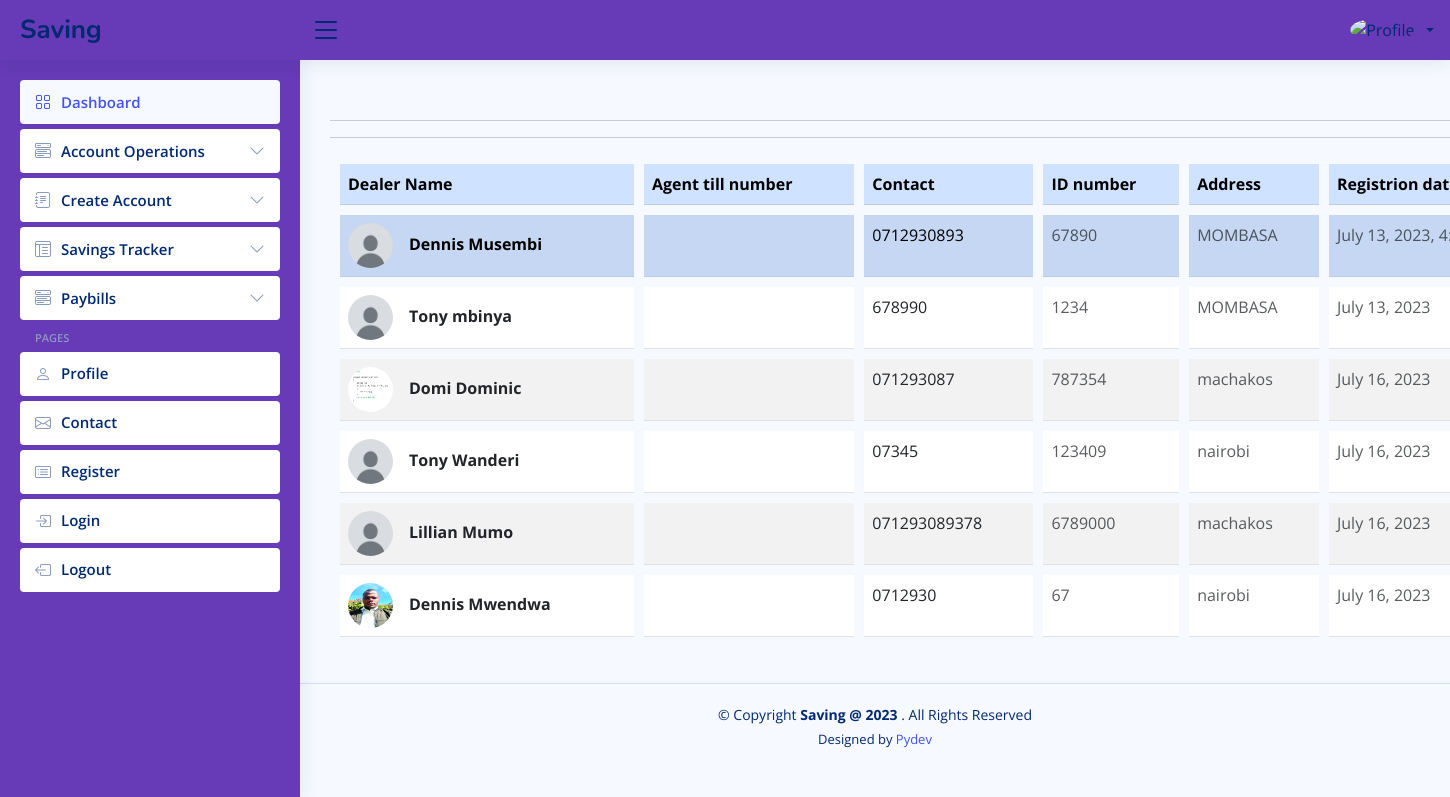
Before: /dealer-own-agents with the older database file.
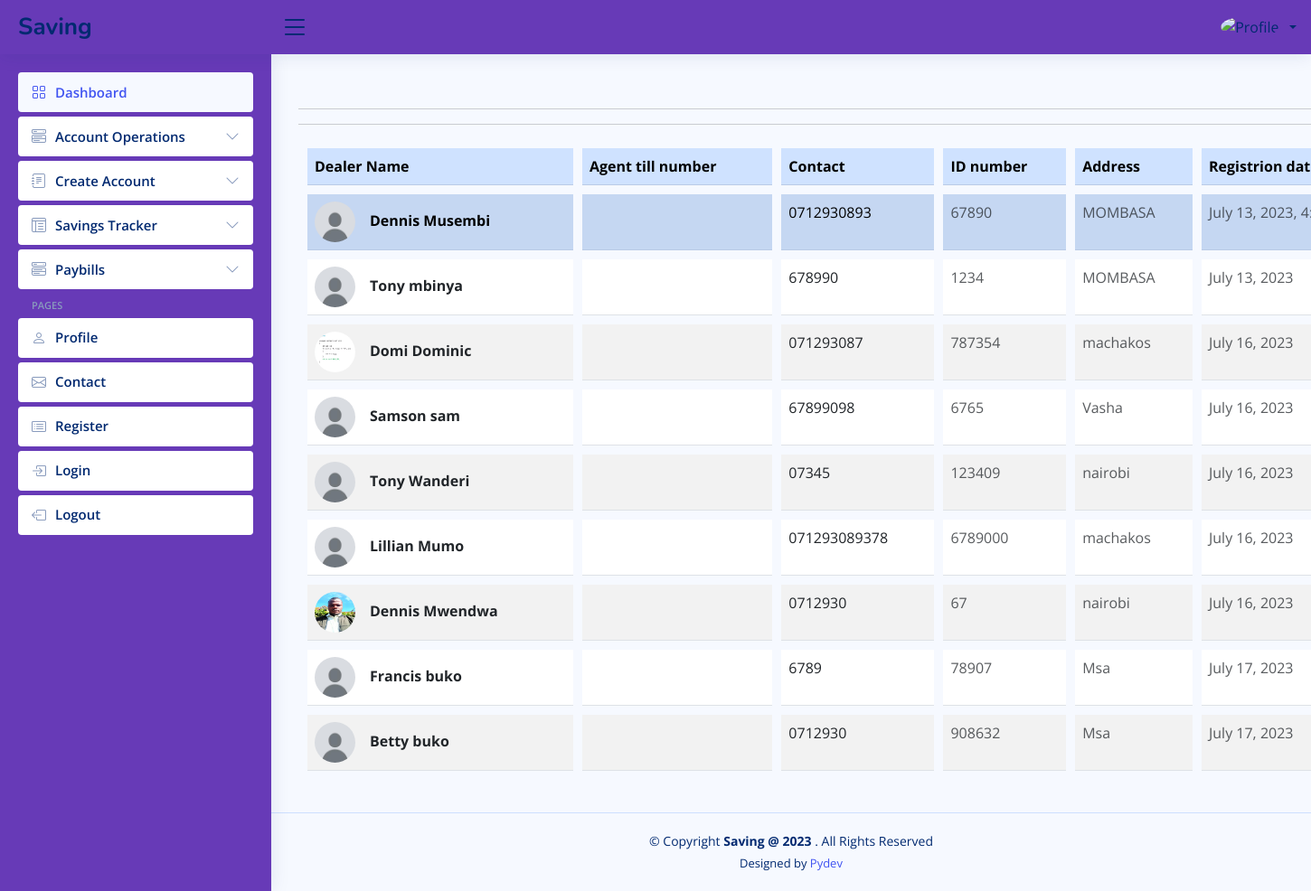
After: the same page with the newer database file.
### savings/models.py (models this page shows, shortened)
class Dealers(models.Model):
	first_name = models.CharField(max_length=50)
	last_name = models.CharField(max_length=50)
	id_number = models.CharField(max_length=50, unique=True)
	dealer_id = models.CharField(max_length=50, unique=True)
	contact_number = models.CharField(max_length=50)
	address = models.CharField(max_length=50)
	registered_on = models.DateTimeField(auto_now_add=True)
	image = models.ImageField(default="default.jpg", upload_to="dealer_pics")

class Agents(models.Model):
	first_name = models.CharField(max_length=50)
	last_name = models.CharField(max_length=50)
	id_number = models.CharField(max_length=50, unique=True)
	dealer_id = models.CharField(max_length=50, blank=True, null=True)
	contact_number = models.CharField(max_length=50)
	address = models.CharField(max_length=50)
	status = models.BooleanField(default=False)
	agent_number = models.CharField(max_length=50, null=True, blank=True)
	registered_on = models.DateField(auto_now_add=True)
	image = models.ImageField(default="default.jpg", upload_to="agents_pics")

### savings/more_views.py (the view)
# urls.py: path("dealer-own-agents", more_views.display_dealers_and_own_agents,
def display_dealers_and_own_agents(request):
    dealers = Dealers.objects.all()
    agents = Agents.objects.filter(status=True)
    context = {
            "dealers": dealers,
            "agents": agents,
            }
    return render(request, "savings/display_dealers_and_own_agents.html", context)

### savingrecord/context_processors.py (called while the page is built, shortened)
def common_variables(request):
    user_info = None
    return {
            "user_info": user_info,
            }

### templates/savings/display_dealers_and_own_agents.html (shortened to what this page needs)
{% extends "savings/forms_layout.html" %}
{% load static %}
{% block dealers_own_agents %}
{% for dealer in dealers %}
<table class="table table-striped">
    <thead>
        <tr class="table-primary">
            <th>Dealer Name</th>
            <th>Agent till number
            <th>Contact</th>
            <th>ID number</th>
            <th>Address</th>
            <th>Registrion date</th>
        </tr>
    </thead>
    <tbody>
        <tr class="table-primary">
            <td>
              <div class="d-flex align-items-center">
                <img
                    src="{{ dealer.image.url}}"
                    alt=""
                    style="width: 45px; height: 45px"
                    class="rounded-circle"
                    />
                <div class="ms-3">
                  <p class="fw-bold mb-1">{{dealer.first_name}} {{dealer.last_name}}</p>
                </div>
              </div>
            </td>
            <td>
            </td>
            <td>
              <p class="fw-normal mb-1">{{dealer.contact_number}}</p>
            </td>
            <td>
                <p class="text-muted mb-0"> {{dealer.id_number}}</p>
            </td>
            <td>
                <p class="text-muted mb-0">{{dealer.address}}</p>
            </td>
            <td>
                <p class="text-muted mb-0">{{dealer.registered_on}}</p>
            </td>
        </tr>
        <br>
        {%  for agent in agents %}
        {% if dealer.dealer_id == agent.dealer_id%}
        <tr>
            <td>
              <div class="d-flex align-items-center">
                <img
                    src="{{ agent.image.url }}"
                    alt=""
                    style="width: 45px; height: 45px"
                    class="rounded-circle"
                    />
                <div class="ms-3">
                  <p class="fw-bold mb-1">{{agent.first_name}} {{agent.last_name}}</p>
                </div>
              </div>
            </td>
            <td>
            </td>
            <td>
              <p class="fw-normal mb-1">{{agent.contact_number}}</p>
            </td>
            <td>
                <p class="text-muted mb-0"> {{agent.id_number}}</p>
            </td>
            <td>
                <p class="text-muted mb-0">{{agent.address}}</p>
            </td>
            <td>
                <p class="text-muted mb-0">{{agent.registered_on}}</p>
            </td>
        </tr>
        {% endif %}
        {% endfor %}
        <hr><hr>
    </tbody>
  </table>
  {% endfor %}
{% endblock %}

Changed rows visible on the page:
changed Dealers "Dennis": gains Agents (image (placeholder picture), first_name "Samson", last_name "sam", contact_number "67899098", id_number "6765", address "Vasha", registered_on "July 16, 2023")
added Agents: image (placeholder picture), first_name "Francis", last_name "buko", contact_number "6789", id_number "78907", address "Msa", registered_on "July 17, 2023"
added Agents: image (placeholder picture), first_name "Betty", last_name "buko", contact_number "0712930", id_number "908632", address "Msa", registered_on "July 17, 2023"
